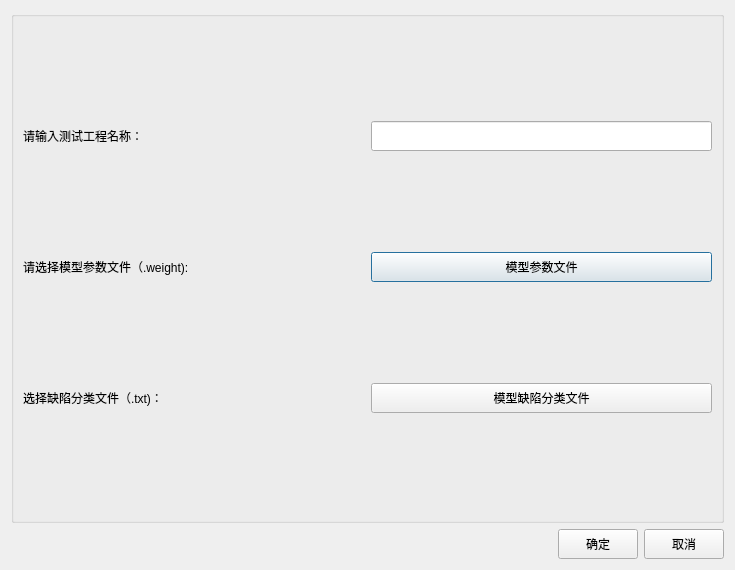
<?xml version="1.0" encoding="UTF-8"?>
<ui version="4.0">
 <class>Dialog</class>
 <widget class="QDialog" name="Dialog">
  <property name="geometry">
   <rect>
    <x>0</x>
    <y>0</y>
    <width>735</width>
    <height>570</height>
   </rect>
  </property>
  <property name="windowTitle">
   <string>新建测试工程</string>
  </property>
  <layout class="QVBoxLayout" name="verticalLayout">
   <item>
    <widget class="QGroupBox" name="groupBox">
     <property name="minimumSize">
      <size>
       <width>700</width>
       <height>500</height>
      </size>
     </property>
     <property name="acceptDrops">
      <bool>false</bool>
     </property>
     <property name="autoFillBackground">
      <bool>false</bool>
     </property>
     <property name="title">
      <string/>
     </property>
     <property name="flat">
      <bool>false</bool>
     </property>
     <property name="checkable">
      <bool>false</bool>
     </property>
     <layout class="QVBoxLayout" name="verticalLayout_2">
      <item>
       <layout class="QHBoxLayout" name="horizontalLayout" stretch="1,1">
        <item>
         <widget class="QLabel" name="label">
          <property name="styleSheet">
           <string notr="true">
font: 12pt &quot;新宋体&quot;;</string>
          </property>
          <property name="text">
           <string>请输入测试工程名称：</string>
          </property>
         </widget>
        </item>
        <item>
         <widget class="QLineEdit" name="lineEdit_projectname">
          <property name="minimumSize">
           <size>
            <width>80</width>
            <height>30</height>
           </size>
          </property>
         </widget>
        </item>
       </layout>
      </item>
      <item>
       <layout class="QHBoxLayout" name="horizontalLayout_2" stretch="1,1">
        <item>
         <widget class="QLabel" name="label_2">
          <property name="styleSheet">
           <string notr="true">
font: 12pt &quot;新宋体&quot;;</string>
          </property>
          <property name="text">
           <string>请选择模型参数文件（.weight):</string>
          </property>
         </widget>
        </item>
        <item>
         <widget class="QPushButton" name="pushButton_weight">
          <property name="minimumSize">
           <size>
            <width>60</width>
            <height>30</height>
           </size>
          </property>
          <property name="styleSheet">
           <string notr="true">font: 10pt &quot;新宋体&quot;;</string>
          </property>
          <property name="text">
           <string>模型参数文件</string>
          </property>
         </widget>
        </item>
       </layout>
      </item>
      <item>
       <layout class="QHBoxLayout" name="horizontalLayout_3" stretch="1,1">
        <item>
         <widget class="QLabel" name="label_3">
          <property name="styleSheet">
           <string notr="true">
font: 12pt &quot;新宋体&quot;;</string>
          </property>
          <property name="text">
           <string>选择缺陷分类文件（.txt)：</string>
          </property>
         </widget>
        </item>
        <item>
         <widget class="QPushButton" name="pushButton_classese">
          <property name="minimumSize">
           <size>
            <width>60</width>
            <height>30</height>
           </size>
          </property>
          <property name="styleSheet">
           <string notr="true">font: 10pt &quot;新宋体&quot;;</string>
          </property>
          <property name="text">
           <string>模型缺陷分类文件</string>
          </property>
         </widget>
        </item>
       </layout>
      </item>
     </layout>
    </widget>
   </item>
   <item>
    <layout class="QHBoxLayout" name="horizontalLayout_4">
     <item>
      <spacer name="horizontalSpacer">
       <property name="orientation">
        <enum>Qt::Horizontal</enum>
       </property>
       <property name="sizeHint" stdset="0">
        <size>
         <width>40</width>
         <height>20</height>
        </size>
       </property>
      </spacer>
     </item>
     <item>
      <widget class="QPushButton" name="pushButton_ok">
       <property name="minimumSize">
        <size>
         <width>60</width>
         <height>30</height>
        </size>
       </property>
       <property name="styleSheet">
        <string notr="true">font: 10pt &quot;新宋体&quot;;</string>
       </property>
       <property name="text">
        <string>确定</string>
       </property>
      </widget>
     </item>
     <item>
      <widget class="QPushButton" name="pushButton_cancle">
       <property name="minimumSize">
        <size>
         <width>60</width>
         <height>30</height>
        </size>
       </property>
       <property name="styleSheet">
        <string notr="true">font: 10pt &quot;新宋体&quot;;</string>
       </property>
       <property name="text">
        <string>取消</string>
       </property>
      </widget>
     </item>
    </layout>
   </item>
  </layout>
 </widget>
 <resources/>
 <connections/>
</ui>
